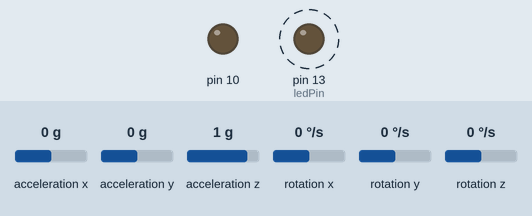
A sketch run on a simulated Arduino Uno, built for the host (arithmetic inside an expression is 32-bit, double 64-bit). On the bench: output pins drawn as LEDs (lit = HIGH). Dashed ring = blinking. The inputs (shaded band) are chosen by the test bench; at power-on: acceleration x 0 g, acceleration y 0 g, acceleration z 1 g, rotation x 0 °/s, rotation y 0 °/s, rotation z 0 °/s. The local clock reads 2024-03-15 10:24:30 at power-on unless the sketch sets it; storage starts empty; what the sketch prints to the serial monitor is not drawn.

Above: at 0.2 s.
Timing chart, 0 to 3.0 s (numbered marks = the images above):
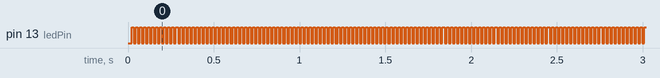

Measured:
- by itself, pin 13 (ledPin): alternates HIGH for 0.01 s and LOW for 0.01 s

The sketch:

Offline_curie2SD.ino
```cpp
#include <SD.h>
File myFile;

#include <Wire.h>
#include "RTClib.h"

#include "CurieIMU.h"

int ax, ay, az;         // accelerometer values
int gx, gy, gz;         // gyrometer values

const int ledPin = 13;      // activity LED pin
boolean blinkState = false; // state of the LED

int calibrateOffsets = 1; // int to determine whether calibration takes place or not

RTC_PCF8523 rtc;

char daysOfTheWeek[7][12] = {"Sunday", "Monday", "Tuesday", "Wednesday", "Thursday", "Friday", "Saturday"};

void setup() {
  //Serial.begin(9600); // initialize Serial communication
  //while (!Serial);    // wait for the serial port to open

  // initialize device
  //Serial.println("Initializing IMU device...");
  CurieIMU.begin();

  // verify connection
  //Serial.println("Testing device connections...");
  //TODO: Add status log
  if (CurieIMU.begin()) {
    //Serial.println("CurieIMU connection successful");
  } else {
    //Serial.println("CurieIMU connection failed");
  }

  // use the code below to calibrate accel/gyro offset values
  if (calibrateOffsets == 1) {
    /**
    Serial.println("Internal sensor offsets BEFORE calibration...");
    Serial.print(CurieIMU.getAccelerometerOffset(X_AXIS));
    Serial.print("\t"); // -76
    Serial.print(CurieIMU.getAccelerometerOffset(Y_AXIS));
    Serial.print("\t"); // -235
    Serial.print(CurieIMU.getAccelerometerOffset(Z_AXIS));
    Serial.print("\t"); // 168
    Serial.print(CurieIMU.getGyroOffset(X_AXIS));
    Serial.print("\t"); // 0
    Serial.print(CurieIMU.getGyroOffset(Y_AXIS));
    Serial.print("\t"); // 0
    Serial.println(CurieIMU.getGyroOffset(Z_AXIS));
    **/
    // To manually configure offset compensation values,
    // use the following methods instead of the autoCalibrate...() methods below
    //CurieIMU.setAccelerometerOffset(X_AXIS,495.3);
    //CurieIMU.setAccelerometerOffset(Y_AXIS,-15.6);
    //CurieIMU.setAccelerometerOffset(Z_AXIS,491.4);
    //CurieIMU.setGyroOffset(X_AXIS,7.869);
    //CurieIMU.setGyroOffset(Y_AXIS,-0.061);
    //CurieIMU.setGyroOffset(Z_AXIS,15.494);

    //Serial.println("About to calibrate. Make sure your board is stable and upright");
    //delay(5000);

    // The board must be resting in a horizontal position for
    // the following calibration procedure to work correctly!
    //Serial.print("Starting Gyroscope calibration and enabling offset compensation...");
    CurieIMU.autoCalibrateGyroOffset();
    //Serial.println(" Done");

    //Serial.print("Starting Acceleration calibration and enabling offset compensation...");
    CurieIMU.autoCalibrateAccelerometerOffset(X_AXIS, 0);
    CurieIMU.autoCalibrateAccelerometerOffset(Y_AXIS, 0);
    CurieIMU.autoCalibrateAccelerometerOffset(Z_AXIS, 1);
    //Serial.println(" Done");

   /**
    Serial.println("Internal sensor offsets AFTER calibration...");
    Serial.print(CurieIMU.getAccelerometerOffset(X_AXIS));
    Serial.print("\t"); // -76
    Serial.print(CurieIMU.getAccelerometerOffset(Y_AXIS));
    Serial.print("\t"); // -2359
    Serial.print(CurieIMU.getAccelerometerOffset(Z_AXIS));
    Serial.print("\t"); // 1688
    Serial.print(CurieIMU.getGyroOffset(X_AXIS));
    Serial.print("\t"); // 0
    Serial.print(CurieIMU.getGyroOffset(Y_AXIS));
    Serial.print("\t"); // 0
    Serial.println(CurieIMU.getGyroOffset(Z_AXIS));
    **/
  }

  // configure Arduino LED for activity indicator
  pinMode(ledPin, OUTPUT);

  //Specify the pin for SD card
  pinMode(10, OUTPUT);


  if (!SD.begin(10)) {
   // Serial.println("initialization failed!");
    return;
  }


  //Set the default time for clock
  if (! rtc.initialized()) {
    Serial.println("RTC is NOT running!");
  }
   else{
    Serial.println("RTC is on");
       // following line sets the RTC to the date & time this sketch was compiled
      // rtc.adjust(DateTime(F(__DATE__), F(__TIME__)));
      // This line sets the RTC with an explicit date & time, for example to set
      // January 21, 2014 at 3am you would call:
      // rtc.adjust(DateTime(2014, 1, 21, 3, 0, 0));
   }


}

void loop() {


  // Read raw accel/gyro measurements from device
  CurieIMU.readMotionSensor(ax, ay, az, gx, gy, gz);

  // display tab-separated accel/gyro x/y/z values
  /**
  Serial.print("a/g:\t");
  Serial.print(ax);
  Serial.print("\t");
  Serial.print(ay);
  Serial.print("\t");
  Serial.print(az);
  Serial.print("\t");
  Serial.print(gx);
  Serial.print("\t");
  Serial.print(gy);
  Serial.print("\t");
  Serial.println(gz);
  **/

  // blink LED to indicate activity
  blinkState = !blinkState;
  digitalWrite(ledPin, blinkState);
   //digitalWrite(ledPin, true);

   //Get time and display time
    DateTime time = rtc.now();

    Serial.print(time.year(), DEC);
    Serial.print('/');
    Serial.print(time.month(), DEC);
    Serial.print('/');
    Serial.print(time.day(), DEC);
    Serial.print(" (");
    Serial.print(daysOfTheWeek[time.dayOfTheWeek()]);
    Serial.print(") ");
    Serial.print(time.hour(), DEC);
    Serial.print(':');
    Serial.print(time.minute(), DEC);
    Serial.print(':');
    Serial.print(time.second(), DEC);
    Serial.println();

 //Write data
 // nothing happens after setup
  // open the file. note that only one file can be open at a time,
  // so you have to close this one before opening another.
  myFile = SD.open("170212.txt", FILE_WRITE);

  // if the file opened okay, write to it:
  if (myFile) {
    //Serial.print("Writing to test.txt...");
    String accel_result=String(ax)+","+String(ay)+","+String(az)+","+String(gx)+","+String(gy)+","+String(gz);
    String curt_time= String(print2digits(time.hour()))+ ","+ String(print2digits(time.minute()))+ ","+ String(print2digits(time.second()))+","
                    +","+ String(time.day())+","+ String(time.month())+","+ String(time.year());
    String result=curt_time+","+accel_result;

    myFile.println(result);
   // myFile.println(ax+","+ay+","+az+","+gx+","+gy+","+gz);

  // close the file:
    myFile.close();
    //Serial.println("done.");
  } else {
    // if the file didn't open, print an error:
    //Serial.println("error opening test.txt");
  }

}


int print2digits(int number)
{
    int result=0;

    if (number >= 0 && number < 10) {
    }
    else{
      result=number;
      }
    return result;
}
```
